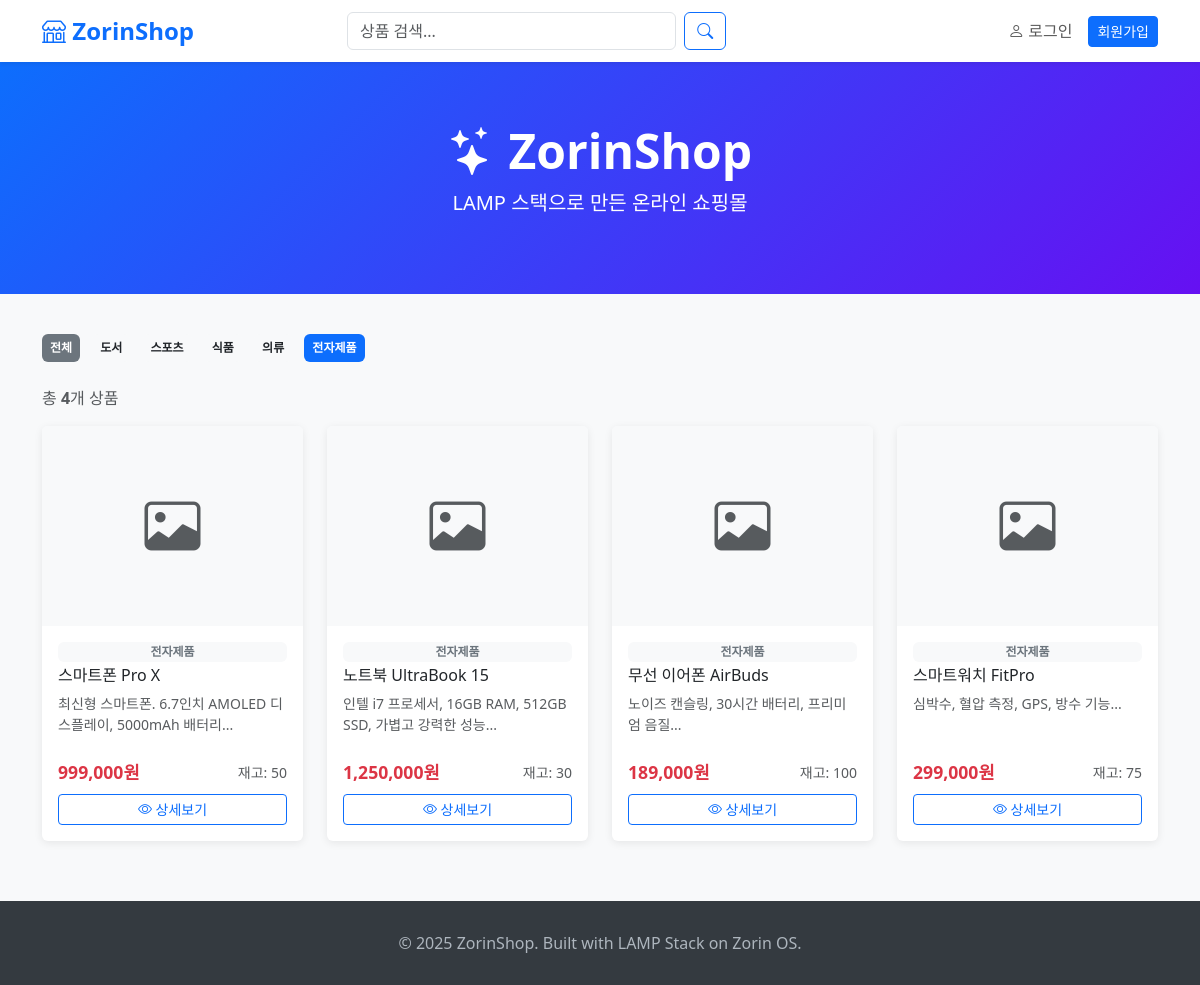
Screenshot of /?cat=1 with the database file from the repository.
### tables this page shows
CREATE TABLE IF NOT EXISTS categories (
    id          INT AUTO_INCREMENT PRIMARY KEY,
    name        VARCHAR(100) NOT NULL,
    description TEXT
);

CREATE TABLE IF NOT EXISTS products (
    id          INT AUTO_INCREMENT PRIMARY KEY,
    category_id INT,
    name        VARCHAR(200) NOT NULL,
    description TEXT,
    price       DECIMAL(10,2) NOT NULL DEFAULT 0,
    stock       INT NOT NULL DEFAULT 0,
    image       VARCHAR(255),
    created_at  TIMESTAMP DEFAULT CURRENT_TIMESTAMP,
    FOREIGN KEY (category_id) REFERENCES categories(id) ON DELETE SET NULL
);

### includes/auth.php (called while the page is built, shortened)
<?php
function isLoggedIn() {
    return isset($_SESSION['user_id']);
}

### includes/functions.php (called while the page is built, shortened)
<?php
function formatPrice($price) {
    return number_format($price) . '원';
}

### index.php (the view, shortened to what this page needs)
<?php
require_once 'includes/db.php';
require_once 'includes/auth.php';
require_once 'includes/functions.php';
$category_id = isset($_GET['cat']) ? (int)$_GET['cat'] : 0;
$search = isset($_GET['search']) ? sanitize($_GET['search']) : '';
$categories = $conn->query("SELECT * FROM categories ORDER BY name")->fetch_all(MYSQLI_ASSOC);
$sql = "SELECT p.*, c.name as category_name FROM products p LEFT JOIN categories c ON p.category_id = c.id WHERE p.stock > 0";
$params = [];
$types = "";
if ($category_id > 0) {
    $sql .= " AND p.category_id = ?";
    $types .= "i";
    $params[] = $category_id;
}
$sql .= " ORDER BY p.created_at DESC";
if ($params) {
    $stmt = $conn->prepare($sql);
    $stmt->bind_param($types, ...$params);
    $stmt->execute();
    $products = $stmt->get_result()->fetch_all(MYSQLI_ASSOC);
} else {
    $products = $conn->query($sql)->fetch_all(MYSQLI_ASSOC);
}
$cart_count = isLoggedIn() ? getCartCount($conn, $_SESSION['user_id']) : 0;
?>
<!DOCTYPE html>
<html lang="ko">
<head>
    <link href="https://cdn.jsdelivr.net/npm/bootstrap@5.3.0/dist/css/bootstrap.min.css" rel="stylesheet">
    <link href="https://cdn.jsdelivr.net/npm/bootstrap-icons@1.10.0/font/bootstrap-icons.css" rel="stylesheet">
    <link href="/shop/css/style.css" rel="stylesheet">
</head>
<body>
<nav class="navbar navbar-expand-lg navbar-light bg-white shadow-sm sticky-top">
    <div class="container">
        <a class="navbar-brand" href="/shop/"><i class="bi bi-shop"></i> ZorinShop</a>
        <div class="collapse navbar-collapse" id="navbarNav">
            <form class="d-flex mx-auto" action="/shop/" method="GET" style="width:40%">
                <input class="form-control me-2" type="search" name="search" placeholder="상품 검색..." value="<?= htmlspecialchars($search) ?>">
                <button class="btn btn-outline-primary" type="submit"><i class="bi bi-search"></i></button>
            </form>
            <ul class="navbar-nav ms-auto align-items-center">
                <?php if (isLoggedIn()): ?>
                    <li class="nav-item">
                        <a class="nav-link" href="/shop/cart.php">
                            <i class="bi bi-cart3"></i>
                            <?php if ($cart_count > 0): ?>
                                <span class="badge bg-danger rounded-pill"><?= $cart_count ?></span>
                            <?php endif; ?>
                        </a>
                    </li>
                    <li class="nav-item"><a class="nav-link" href="/shop/orders.php"><i class="bi bi-bag"></i> 주문내역</a></li>
                    <?php if (isAdmin()): ?>
                        <li class="nav-item"><a class="nav-link text-warning" href="/shop/admin/"><i class="bi bi-gear"></i> 관리자</a></li>
                    <?php endif; ?>
                    <li class="nav-item"><a class="nav-link" href="/shop/logout.php"><i class="bi bi-box-arrow-right"></i> 로그아웃</a></li>
                <?php else: ?>
                    <li class="nav-item"><a class="nav-link" href="/shop/login.php"><i class="bi bi-person"></i> 로그인</a></li>
                    <li class="nav-item"><a class="btn btn-primary btn-sm ms-2" href="/shop/register.php">회원가입</a></li>
                <?php endif; ?>
            </ul>
        </div>
    </div>
</nav>
<div class="hero-section text-center">
    <div class="container">
        <h1 class="display-5 fw-bold"><i class="bi bi-stars"></i> ZorinShop</h1>
        <p class="lead">LAMP 스택으로 만든 온라인 쇼핑몰</p>
    </div>
</div>
<div class="container mb-5">
    <div class="mb-4">
        <a href="/shop/" class="badge bg-secondary text-decoration-none category-badge me-2 p-2 <?= $category_id == 0 ? 'active' : '' ?>">전체</a>
        <?php foreach ($categories as $cat): ?>
            <a href="/shop/?cat=<?= $cat['id'] ?>" class="badge bg-light text-dark text-decoration-none category-badge me-2 p-2 <?= $category_id == $cat['id'] ? 'active' : '' ?>">
                <?= htmlspecialchars($cat['name']) ?>
            </a>
        <?php endforeach; ?>
    </div>
    <p class="text-muted mb-3">
        총 <strong><?= count($products) ?></strong>개 상품
    </p>
    <?php if (empty($products)): ?>
        <div class="text-center py-5">
            <i class="bi bi-inbox display-1 text-muted"></i>
            <p class="mt-3 text-muted">상품이 없습니다.</p>
        </div>
    <?php else: ?>
        <div class="row row-cols-1 row-cols-md-3 row-cols-lg-4 g-4">
            <?php foreach ($products as $product): ?>
                <div class="col">
                    <div class="card product-card h-100">
                        <?php if ($product['image'] && file_exists(__DIR__ . '/uploads/products/' . $product['image'])): ?>
                            <img src="/shop/uploads/products/<?= htmlspecialchars($product['image']) ?>" class="card-img-top" alt="<?= htmlspecialchars($product['name']) ?>">
                        <?php else: ?>
                            <div class="card-img-top bg-light d-flex align-items-center justify-content-center" style="height:200px">
                                <i class="bi bi-image text-muted display-4"></i>
                            </div>
                        <?php endif; ?>
                        <div class="card-body d-flex flex-column">
                            <span class="badge bg-light text-secondary mb-1"><?= htmlspecialchars($product['category_name'] ?? '') ?></span>
                            <h6 class="card-title"><?= htmlspecialchars($product['name']) ?></h6>
                            <p class="card-text text-muted small flex-grow-1"><?= htmlspecialchars(mb_substr($product['description'], 0, 50)) ?>...</p>
                            <div class="d-flex justify-content-between align-items-center mt-2">
                                <span class="price-tag"><?= formatPrice($product['price']) ?></span>
                                <small class="text-muted">재고: <?= $product['stock'] ?></small>
                            </div>
                            <a href="/shop/product.php?id=<?= $product['id'] ?>" class="btn btn-outline-primary btn-sm mt-2">
                                <i class="bi bi-eye"></i> 상세보기
                            </a>
                        </div>
                    </div>
                </div>
            <?php endforeach; ?>
        </div>
    <?php endif; ?>
</div>
<footer class="text-center">
    <div class="container">
        <p class="mb-0">&copy; 2025 ZorinShop. Built with LAMP Stack on Zorin OS.</p>
    </div>
</footer>
</body>
</html>

### css/style.css (style rules this page uses)
body { background-color: #f8f9fa; font-family: 'Segoe UI', Tahoma, Geneva, Verdana, sans-serif; }
.navbar-brand { font-size: 1.5rem; font-weight: 700; color: #0d6efd !important; }
.product-card { transition: transform 0.2s, box-shadow 0.2s; border: none; box-shadow: 0 2px 8px rgba(0,0,0,0.08); }
.price-tag { font-size: 1.1rem; font-weight: 700; color: #dc3545; }
.hero-section { background: linear-gradient(135deg, #0d6efd 0%, #6610f2 100%); color: white; padding: 60px 0; margin-bottom: 40px; }
.category-badge { cursor: pointer; transition: all 0.2s; }
.category-badge:hover, .category-badge.active { background-color: #0d6efd !important; color: white !important; }
footer { background: #343a40; color: #adb5bd; padding: 30px 0; margin-top: 60px; }

### rows the page displays
categories: name "도서"
categories: name "스포츠"
categories: name "식품"
categories: name "의류"
categories: name "전자제품"
products: category.name "전자제품", name "스마트폰 Pro X", description "최신형 스마트폰. 6.7인치 AMOLED 디스플레이, 5000mAh 배터리", price "999,000원", stock "50"
products: category.name "전자제품", name "노트북 UltraBook 15", description "인텔 i7 프로세서, 16GB RAM, 512GB SSD, 가볍고 강력한 성능", price "1,250,000원", stock "30"
products: category.name "전자제품", name "무선 이어폰 AirBuds", description "노이즈 캔슬링, 30시간 배터리, 프리미엄 음질", price "189,000원", stock "100"
products: category.name "전자제품", name "스마트워치 FitPro", description "심박수, 혈압 측정, GPS, 방수 기능", price "299,000원", stock "75"

### other values shown
count($products) "4"
